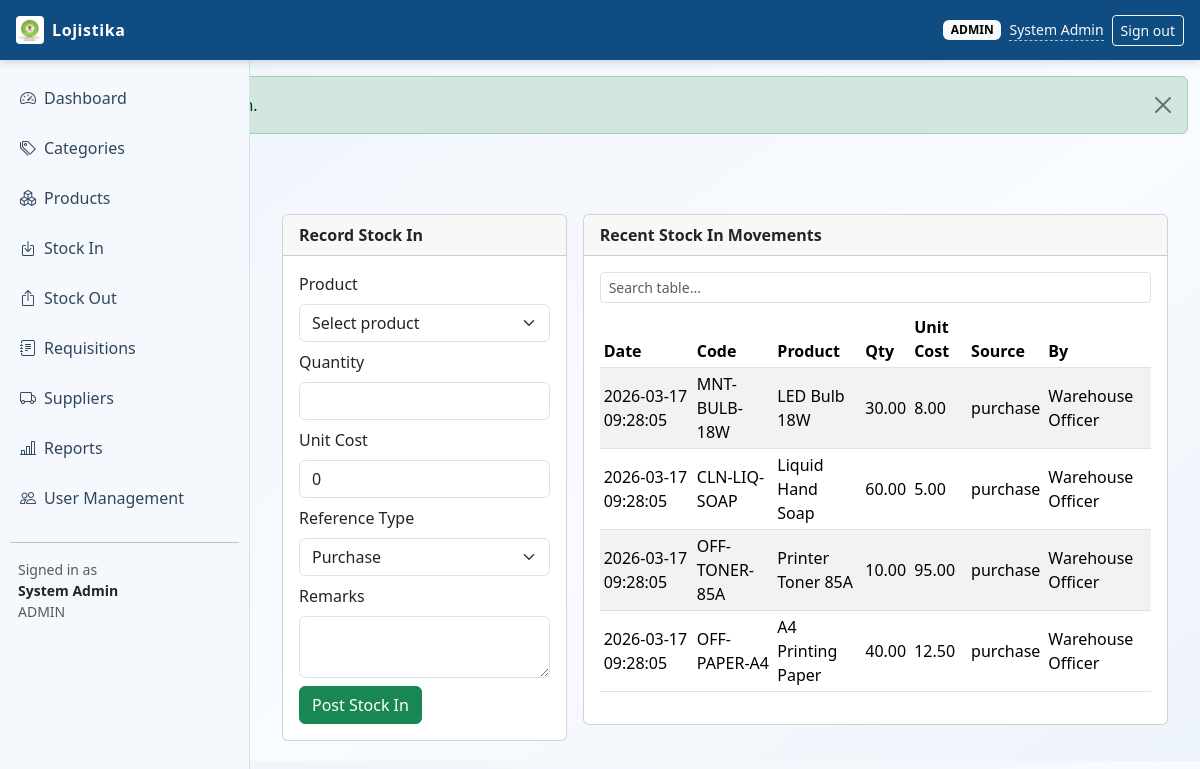
Screenshot of /index.php?page=stock_in (signed in) with the database file from the repository.
### tables this page shows
CREATE TABLE stock_movements (
    id INT UNSIGNED AUTO_INCREMENT PRIMARY KEY,
    product_id INT UNSIGNED NOT NULL,
    movement_type ENUM('in', 'out') NOT NULL,
    quantity DECIMAL(12,2) NOT NULL,
    unit_cost DECIMAL(12,2) NOT NULL DEFAULT 0,
    reference_type ENUM('purchase', 'donation', 'adjustment', 'requisition', 'distribution', 'return') NOT NULL DEFAULT 'adjustment',
    reference_id INT UNSIGNED NULL,
    remarks VARCHAR(255) NULL,
    performed_by INT UNSIGNED NULL,
    created_at TIMESTAMP NOT NULL DEFAULT CURRENT_TIMESTAMP,
    CONSTRAINT chk_stock_movements_quantity CHECK (quantity > 0),
    CONSTRAINT fk_stock_movements_product FOREIGN KEY (product_id) REFERENCES products(id) ON DELETE RESTRICT,
    CONSTRAINT fk_stock_movements_user FOREIGN KEY (performed_by) REFERENCES users(id) ON DELETE SET NULL,
    INDEX idx_stock_movements_product_date (product_id, created_at),
    INDEX idx_stock_movements_reference (reference_type, reference_id)
);

CREATE TABLE products (
    id INT UNSIGNED AUTO_INCREMENT PRIMARY KEY,
    category_id INT UNSIGNED NOT NULL,
    supplier_id INT UNSIGNED NULL,
    code VARCHAR(50) NOT NULL,
    name VARCHAR(150) NOT NULL,
    unit ENUM('unit', 'liter', 'box', 'kg', 'pack') NOT NULL DEFAULT 'unit',
    min_stock DECIMAL(12,2) NOT NULL DEFAULT 0,
    is_active TINYINT(1) NOT NULL DEFAULT 1,
    created_by INT UNSIGNED NULL,
    updated_by INT UNSIGNED NULL,
    created_at TIMESTAMP NOT NULL DEFAULT CURRENT_TIMESTAMP,
    updated_at TIMESTAMP NOT NULL DEFAULT CURRENT_TIMESTAMP ON UPDATE CURRENT_TIMESTAMP,
    CONSTRAINT uq_products_code UNIQUE (code),
    CONSTRAINT fk_products_category FOREIGN KEY (category_id) REFERENCES categories(id) ON DELETE RESTRICT,
    CONSTRAINT fk_products_supplier FOREIGN KEY (supplier_id) REFERENCES suppliers(id) ON DELETE SET NULL,
    CONSTRAINT fk_products_created_by FOREIGN KEY (created_by) REFERENCES users(id) ON DELETE SET NULL,
    CONSTRAINT fk_products_updated_by FOREIGN KEY (updated_by) REFERENCES users(id) ON DELETE SET NULL
);

CREATE TABLE users (
    id INT UNSIGNED AUTO_INCREMENT PRIMARY KEY,
    full_name VARCHAR(120) NOT NULL,
    email VARCHAR(120) NOT NULL UNIQUE,
    password_hash VARCHAR(255) NOT NULL,
    role ENUM('admin', 'warehouse', 'requester') NOT NULL,
    departments VARCHAR(180) NOT NULL DEFAULT 'Departamento de Administracao e Financas',
    is_active TINYINT(1) NOT NULL DEFAULT 1,
    created_at TIMESTAMP NOT NULL DEFAULT CURRENT_TIMESTAMP,
    updated_at TIMESTAMP NOT NULL DEFAULT CURRENT_TIMESTAMP ON UPDATE CURRENT_TIMESTAMP
);

### config/db_connect.php (called while the page is built, shortened)
<?php
function env_value(array $keys, string $default = ''): string
{
    return $default;
}
function file_db_config(): array
{
    $filePath = __DIR__ . DIRECTORY_SEPARATOR . 'db_credentials.php';
    if (!is_file($filePath)) {
        return [];
    }
    $config = require $filePath;
    return is_array($config) ? $config : [];
}
function db_config(): array
{
    $fileConfig = file_db_config();
    return [
        'host' => env_value(['DB_HOST', 'MYSQL_HOST', 'DATABASE_HOST'], (string) ($fileConfig['host'] ?? '127.0.0.1')),
        'port' => (int) env_value(['DB_PORT', 'MYSQL_PORT', 'DATABASE_PORT'], (string) ($fileConfig['port'] ?? '3306')),
        'user' => env_value(['DB_USER', 'MYSQL_USER', 'DATABASE_USER'], (string) ($fileConfig['user'] ?? 'root')),
        'pass' => env_value(['DB_PASS', 'MYSQL_PASSWORD', 'DATABASE_PASSWORD'], (string) ($fileConfig['pass'] ?? '')),
        'name' => env_value(['DB_NAME', 'MYSQL_DATABASE', 'DATABASE_NAME'], (string) ($fileConfig['name'] ?? 'logistics_lms')),
    ];
}
function db_connect(): mysqli
{
    static $conn = null;
    if ($conn instanceof mysqli) {
        return $conn;
    }
    $cfg = db_config();
    try {
        $conn = new mysqli($cfg['host'], $cfg['user'], $cfg['pass'], $cfg['name'], $cfg['port']);
    } catch (mysqli_sql_exception $e) {
        http_response_code(500);
        if (stripos($e->getMessage(), 'Unknown database') !== false) {
            $sqlFile = dirname(__DIR__) . DIRECTORY_SEPARATOR . 'database.sql';
            $message = 'Database "' . $cfg['name'] . '" does not exist. Import the project SQL file first.';
            if (is_file($sqlFile)) {
                $message .= ' Expected file: ' . $sqlFile;
            }
            exit($message);
        }
        if (stripos($e->getMessage(), 'Access denied for user') !== false) {
            $configFile = __DIR__ . DIRECTORY_SEPARATOR . 'db_credentials.php';
            $message = 'Database login failed for user "' . $cfg['user'] . '" at host "' . $cfg['host'] . '".';
            $message .= ' Set hosting credentials via environment variables or create: ' . $configFile;
            exit($message);
        }
        exit('Database connection failed: ' . $e->getMessage());
    }
    $conn->set_charset('utf8mb4');
    return $conn;
}

### config/helpers.php (called while the page is built, shortened)
<?php
require_once __DIR__ . '/db_connect.php';
function db(): mysqli
{
    return db_connect();
}
function h(?string $value): string
{
    return htmlspecialchars((string) $value, ENT_QUOTES, 'UTF-8');
}

### modules/stock/stock_in.php (the view, shortened to what this page needs)
<?php
$movementsSql = "SELECT sm.created_at, p.code, p.name, sm.quantity, sm.unit_cost, sm.reference_type, u.full_name
                 FROM stock_movements sm
                 INNER JOIN products p ON p.id = sm.product_id
                 LEFT JOIN users u ON u.id = sm.performed_by
                 WHERE sm.movement_type = 'in'
                 ORDER BY sm.id DESC
                 LIMIT 20";
$movements = db()->query($movementsSql);
?>
<div class="container-fluid">
    <div class="row g-3">
        <div class="col-lg-4">
            <div class="card">
                <div class="card-header fw-semibold">Record Stock In</div>
                <div class="card-body">
                    <form method="post" class="row g-2">
                        <div class="col-12">
                            <label class="form-label">Product</label>
                            <select class="form-select" name="product_id" required>
                                <option value="">Select product</option>
                            </select>
                        </div>
                        <div class="col-12">
                            <label class="form-label">Quantity</label>
                            <input type="number" step="0.01" min="0.01" class="form-control" name="quantity" required>
                        </div>
                        <div class="col-12">
                            <label class="form-label">Unit Cost</label>
                            <input type="number" step="0.01" min="0" class="form-control" name="unit_cost" value="0">
                        </div>
                        <div class="col-12">
                            <label class="form-label">Reference Type</label>
                            <select class="form-select" name="reference_type" required>
                                <option value="purchase">Purchase</option>
                            </select>
                        </div>
                        <div class="col-12">
                            <label class="form-label">Remarks</label>
                            <textarea class="form-control" name="remarks" rows="2"></textarea>
                        </div>
                        <div class="col-12">
                            <button class="btn btn-success" type="submit">Post Stock In</button>
                        </div>
                    </form>
                </div>
            </div>
        </div>
        <div class="col-lg-8">
            <div class="card">
                <div class="card-header fw-semibold">Recent Stock In Movements</div>
                <div class="card-body table-responsive">
                    <input type="text" class="form-control form-control-sm mb-2" placeholder="Search table..." data-table-search="stockInTable">
                    <table id="stockInTable" class="table table-sm table-striped align-middle">
                        <thead>
                        <tr>
                            <th>Date</th>
                            <th>Code</th>
                            <th>Product</th>
                            <th>Qty</th>
                            <th>Unit Cost</th>
                            <th>Source</th>
                            <th>By</th>
                        </tr>
                        </thead>
                        <tbody>
                        <?php while ($row = $movements->fetch_assoc()): ?>
                            <tr>
                                <td><?= h($row['created_at']) ?></td>
                                <td><?= h($row['code']) ?></td>
                                <td><?= h($row['name']) ?></td>
                                <td><?= h((string) $row['quantity']) ?></td>
                                <td><?= h((string) $row['unit_cost']) ?></td>
                                <td><?= h($row['reference_type']) ?></td>
                                <td><?= h($row['full_name']) ?></td>
                            </tr>
                        <?php endwhile; ?>
                        </tbody>
                    </table>
                </div>
            </div>
        </div>
    </div>
</div>

### assets/css/style.css (style rules this page uses)
:root { --lms-header: #0f4c81; --lms-sidebar: #f5f8fc; --lms-accent: #1f6fb2; --lms-text: #1c2733; --lms-border: #d7e2ef; }
body { font-family: "Segoe UI", Tahoma, Geneva, Verdana, sans-serif; background: linear-gradient(145deg, #eef4fb 0%, #f8fbff 60%, #edf3fa 100%); color: var(--lms-text); }
.table thead { background: #edf4fb; }

### rows the page displays
stock_movements: created_at "2026-03-17 09:28:05", product.code "MNT-BULB-18W", product.name "LED Bulb 18W", quantity "30.00", unit_cost "8.00", reference_type "purchase", performed_by.full_name "Warehouse Officer"
stock_movements: created_at "2026-03-17 09:28:05", product.code "CLN-LIQ-SOAP", product.name "Liquid Hand Soap", quantity "60.00", unit_cost "5.00", reference_type "purchase", performed_by.full_name "Warehouse Officer"
stock_movements: created_at "2026-03-17 09:28:05", product.code "OFF-TONER-85A", product.name "Printer Toner 85A", quantity "10.00", unit_cost "95.00", reference_type "purchase", performed_by.full_name "Warehouse Officer"
stock_movements: created_at "2026-03-17 09:28:05", product.code "OFF-PAPER-A4", product.name "A4 Printing Paper", quantity "40.00", unit_cost "12.50", reference_type "purchase", performed_by.full_name "Warehouse Officer"

### other values shown
$user['role'] "ADMIN"
$user['full_name'] "System Admin"
